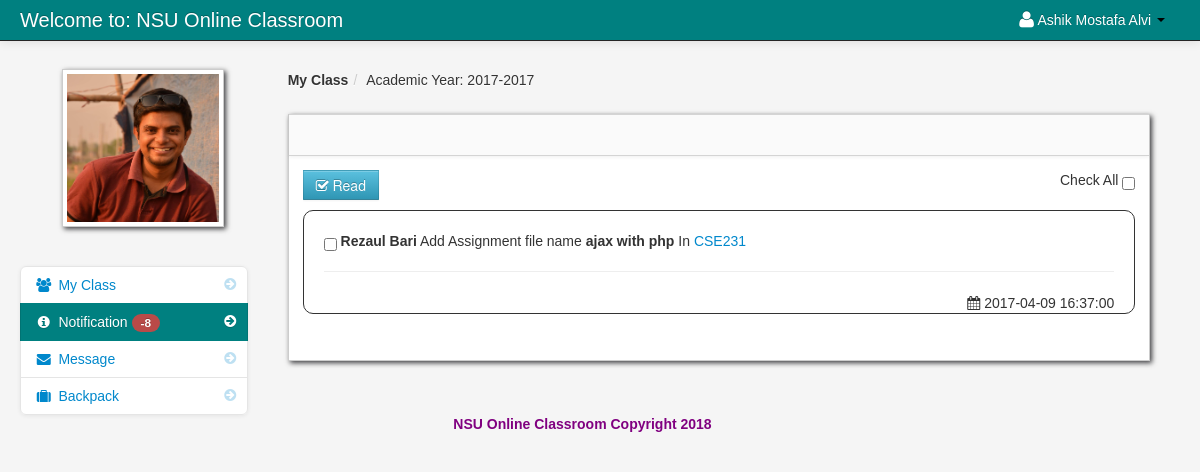
The page /student_notification.php (signed in) on the database its author committed.
### tables this page shows
CREATE TABLE `student` (
  `student_id` int(11) NOT NULL,
  `firstname` varchar(100) NOT NULL,
  `lastname` varchar(100) NOT NULL,
  `class_id` int(11) NOT NULL,
  `username` varchar(100) NOT NULL,
  `password` varchar(100) NOT NULL,
  `email` varchar(100) NOT NULL,
  `contact_number` int(12) NOT NULL,
  `location` varchar(100) NOT NULL,
  `status` varchar(100) NOT NULL
);

CREATE TABLE `school_year` (
  `school_year_id` int(11) NOT NULL,
  `school_year` varchar(100) NOT NULL
);

CREATE TABLE `teacher_class_student` (
  `teacher_class_student_id` int(11) NOT NULL,
  `teacher_class_id` int(11) NOT NULL,
  `student_id` int(11) NOT NULL,
  `teacher_id` int(11) NOT NULL,
  `Present` int(30) NOT NULL DEFAULT '0',
  `Absent` int(30) NOT NULL DEFAULT '0',
  `Late` int(30) NOT NULL DEFAULT '0',
  `Sick` int(30) NOT NULL DEFAULT '0'
);

CREATE TABLE `teacher` (
  `teacher_id` int(11) NOT NULL,
  `username` varchar(100) NOT NULL,
  `password` varchar(200) NOT NULL,
  `firstname` varchar(100) NOT NULL,
  `lastname` varchar(100) NOT NULL,
  `department_id` int(11) NOT NULL,
  `location` varchar(200) NOT NULL,
  `about` varchar(500) NOT NULL,
  `teacher_status` varchar(20) NOT NULL,
  `teacher_stat` varchar(100) NOT NULL
);

CREATE TABLE `notification` (
  `notification_id` int(11) NOT NULL,
  `teacher_class_id` int(11) NOT NULL,
  `notification` varchar(100) NOT NULL,
  `date_of_notification` varchar(50) NOT NULL,
  `link` varchar(100) NOT NULL
);

CREATE TABLE `class` (
  `class_id` int(11) NOT NULL,
  `class_name` varchar(100) NOT NULL
);

### session.php (called while the page is built, shortened)
<?php
$session_id=$_SESSION['id'];
?>

### count.php (called while the page is built)
<?php
	$school_year_query = mysql_query("select * from school_year order by school_year DESC")or die(mysql_error());
	$school_year_query_row = mysql_fetch_array($school_year_query);
	$school_year = $school_year_query_row['school_year'];
	?>
	<?php $query_yes = mysql_query("select * from teacher_class_student
LEFT JOIN teacher_class ON teacher_class.teacher_class_id = teacher_class_student.teacher_class_id
LEFT JOIN class ON class.class_id = teacher_class.class_id
LEFT JOIN teacher ON teacher.teacher_id = teacher_class_student.teacher_id
JOIN notification ON notification.teacher_class_id = teacher_class.teacher_class_id
where teacher_class_student.student_id = '$session_id' and school_year = '$school_year'   order by notification.date_of_notification DESC
")or die(mysql_error());
$count_no = mysql_num_rows($query_yes);
         ?>
<?php $query_no = mysql_query("select * from notification
LEFT JOIN notification_read ON notification_read.notification_id = notification.notification_id
where notification_read.student_id  = '$session_id'
")or die(mysql_error());
$count_yes = mysql_num_rows($query_no);
         ?>
<?php $not_read = $count_no -  $count_yes; ?>

### student_notification.php (the view, shortened to what this page needs)
<?php include('header_dashboard.php'); ?>
<?php include('session.php'); ?>
    <body>
		<?php include('navbar_student.php'); ?>
        <div class="container-fluid">
            <div class="row-fluid">
				<?php include('student_notification_sidebar.php'); ?>
                <div class="span9" id="content">
                     <div class="row-fluid">
					     <ul class="breadcrumb">
						<?php
						$school_year_query = mysql_query("select * from school_year order by school_year DESC")or die(mysql_error());
						$school_year_query_row = mysql_fetch_array($school_year_query);
						$school_year = $school_year_query_row['school_year'];
						?>
							<li><a href="#"><b>My Class</b></a><span class="divider">/</span></li>
							<li><a href="#">Academic Year: <?php echo $school_year_query_row['school_year']; ?></a></li>
						</ul>
                        <div id="block_bg" class="block">
                            <div class="navbar navbar-inner block-header">
                            </div>
                            <div class="block-content collapse in">
                                <div class="span12">
  					<form action="read.php" method="post">
						<?php if($not_read == '0'){
								}else{ ?>
							<button id="delete"  class="btn btn-info" name="read"><i class="icon-check"></i> Read</button>
													<div class="pull-right">
							Check All <input type="checkbox"  name="selectAll" id="checkAll" />
							</div>
								<?php } ?>
					<?php $query = mysql_query("select * from teacher_class_student
					LEFT JOIN teacher_class ON teacher_class.teacher_class_id = teacher_class_student.teacher_class_id
					LEFT JOIN class ON class.class_id = teacher_class.class_id
					LEFT JOIN teacher ON teacher.teacher_id = teacher_class_student.teacher_id
					JOIN notification ON notification.teacher_class_id = teacher_class.teacher_class_id
					where teacher_class_student.student_id = '$session_id' and school_year = '$school_year'  order by notification.date_of_notification DESC
					")or die(mysql_error());
					$count = mysql_num_rows($query);
					if ($count  > 0){
					while($row = mysql_fetch_array($query)){
					$get_id = $row['teacher_class_id'];
					$id = $row['notification_id'];
					$query_yes_read = mysql_query("select * from notification_read where notification_id = '$id' and student_id = '$session_id'")or die(mysql_error());
					$read_row = mysql_fetch_array($query_yes_read);
					$yes = $read_row['student_read'];
					?>
									<div class="post"  id="del<?php echo $id; ?>">
										<?php if ($yes == 'yes'){
										}else{
										?>
										<input id="" class="" name="selector[]" type="checkbox" value="<?php echo $id; ?>">
										<?php } ?>
											<strong><?php echo $row['firstname']." ".$row['lastname'];  ?></strong>
											<?php echo $row['notification']; ?> In
											<a href="<?php echo $row['link']; ?><?php echo '?id='.$get_id; ?>">
											<?php echo $row['class_name']; ?>
											</a>
										<hr>
										<div class="pull-right">
										<i class="icon-calendar"></i>&nbsp;<?php echo $row['date_of_notification']; ?>
										</div>
											</div>
					<?php
					} }else{
					?>
					<div class="alert alert-info"><strong><i class="icon-info-sign"></i> No Notifications Found</strong></div>
					<?php
					}
					?>
					</form>
                                </div>
                            </div>
                        </div>
                    </div>
                </div>
            </div>
		<?php include('footer.php'); ?>
        </div>
		<?php include('script.php'); ?>
    </body>
</html>

### navbar_student.php (shortened to what this page needs)
<div class="navbar navbar-fixed-top navbar-inverse">
        <div class="navbar-inner">
            <div class="container-fluid">
                <a class="brand" href="#">Welcome to: NSU Online Classroom</a>
					<div class="nav-collapse collapse">
						<ul class="nav pull-right">
							<?php $query= mysql_query("select * from student where student_id = '$session_id'")or die(mysql_error());
									$row = mysql_fetch_array($query);
							?>
							<li class="dropdown">
								<a href="#" role="button" class="dropdown-toggle" data-toggle="dropdown"> <i class="icon-user icon-large"></i><?php echo $row['firstname']." ".$row['lastname'];  ?> <i class="caret"></i></a>
							</li>
						</ul>
					</div>
            </div>
        </div>
</div>

### student_notification_sidebar.php (shortened to what this page needs)
<div class="span3" id="sidebar">
		<img id="avatar" class="img-polaroid" src="admin/<?php echo $row['location']; ?>">
		<?php include('count.php'); ?>
		<ul class="nav nav-list bs-docs-sidenav nav-collapse collapse">
			<li class=""><a href="dashboard_student.php"><i class="icon-chevron-right"></i><i class="icon-group"></i>&nbsp;My Class</a></li>
			<li class="active">
				<a href="student_notification.php"><i class="icon-chevron-right"></i><i class="icon-info-sign"></i>&nbsp;Notification
				<?php if($not_read == '0'){
				}else{ ?>
					<span class="badge badge-important"><?php echo $not_read; ?></span>
				<?php } ?>
				</a>
			</li>
			<li class="">
			<a href="student_message.php"><i class="icon-chevron-right"></i><i class="icon-envelope-alt"></i>&nbsp;Message
			</a>
			</li>
			<li class=""><a href="backpack.php"><i class="icon-chevron-right"></i><i class="icon-suitcase"></i>&nbsp;Backpack</a></li>
		</ul>
</div>

### admin/assets/styles.css (style rules this page uses)
body { padding-top: 60px; padding-bottom: 40px; background-color: #f5f5f5; }
#content { margin-left:0px; }
.breadcrumb { margin: 0 0 0px; padding: 10px 0px; background-color: transparent; }
.block { background: url("../images/pixel-60fff.png") repeat scroll 0 0 rgba(0, 0, 0, 0) !important; border: 1px solid #ccc; background: white; margin: 1em 0em; border-top: none; -webkit-box-shadow: 2px 2px 5px rgba(0, 0, 6, 0.75); -moz-box-shadow: 2px 2px 5px rgba(0, 0, 6, 0.75); box-shadow: 2px 2px 5px rgba(0, 0, 6, 0.75); }
.block-content { margin: 1em; min-height: .25em; }
.block-header { margin-bottom: 0px; border-right: none; border-left: none; -webkit-border-radius: 0px; -moz-border-radius: 0px; border-radius: 0px; }
.bs-docs-sidenav { max-width: 228px; margin: 30px 0 0; padding: 0; background-color: #fff; -webkit-border-radius: 6px; -moz-border-radius: 6px; border-radius: 6px; -webkit-box-shadow: 0 1px 4px rgba(0,0,0,.065); -moz-box-shadow: 0 1px 4px rgba(0,0,0,.065); box-shadow: 0 1px 4px rgba(0,0,0,.065); }
.bs-docs-sidenav > li > a { display: block; width: 190px \9; margin: 0 0 -1px; padding: 8px 14px; border: 1px solid #e5e5e5; }
.bs-docs-sidenav > li:first-child > a { -webkit-border-radius: 6px 6px 0 0; -moz-border-radius: 6px 6px 0 0; border-radius: 6px 6px 0 0; }
.bs-docs-sidenav > li:last-child > a { -webkit-border-radius: 0 0 6px 6px; -moz-border-radius: 0 0 6px 6px; border-radius: 0 0 6px 6px; }
.bs-docs-sidenav > .active > a { position: relative; z-index: 2; padding: 9px 15px; border: 0; text-shadow: 0 1px 0 rgba(0,0,0,.15); -webkit-box-shadow: inset 1px 0 0 rgba(0,0,0,.1), inset -1px 0 0 rgba(0,0,0,.1); -moz-box-shadow: inset 1px 0 0 rgba(0,0,0,.1), inset -1px 0 0 rgba(0,0,0,.1); box-shadow: inset 1px 0 0 rgba(0,0,0,.1), inset -1px 0 0 rgba(0,0,0,.1); }
.bs-docs-sidenav .icon-chevron-right { float: right; margin-top: 2px; margin-right: -6px; opacity: .25; }
.bs-docs-sidenav .active .icon-chevron-right, .bs-docs-sidenav .active a:hover .icon-chevron-right { opacity: 1; }

### rows shown on the page
student: firstname "Ashik Mostafa", lastname "Alvi", location (picture)
school_year: school_year "2017-2017"
teacher_class_student: teacher.firstname "Rezaul", teacher.lastname "Bari", notification.notification "Add Assignment file name ajax with php", class.class_name "CSE231", notification.date_of_notification "2017-04-09 16:37:00"

### other values the page prints
$not_read "-8"
